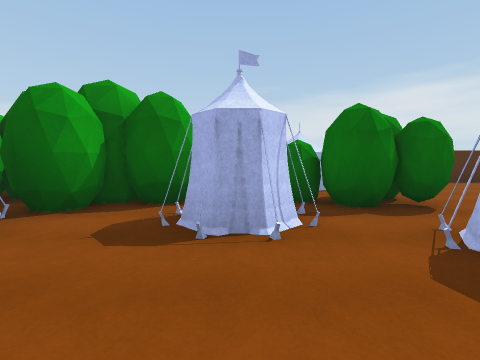
view 1 (above)

20 first-person views from a walk through a Unity game level. The camera is 1.3 m above the floor, tilts 4° down and sees 85° across. The floor is counted in squares, 2 m on a side. Each view is taken from the middle of a square. On the plan, view 1 faces up. The plan holds only what a view shows up to about 9 squares ahead; the rest is blank. The player character is not drawn. Surface patterns are stand-ins for the level's own textures.

view 2
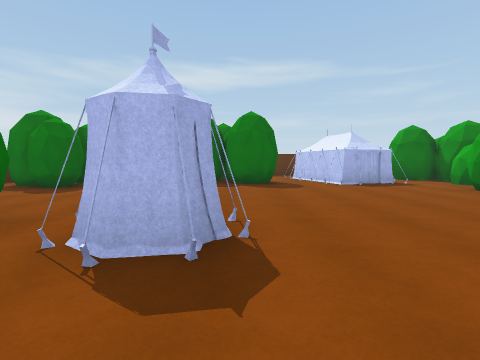

view 3
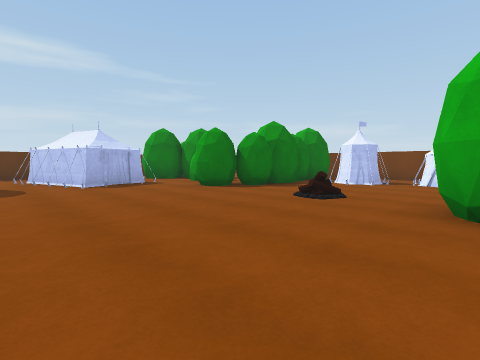

view 4
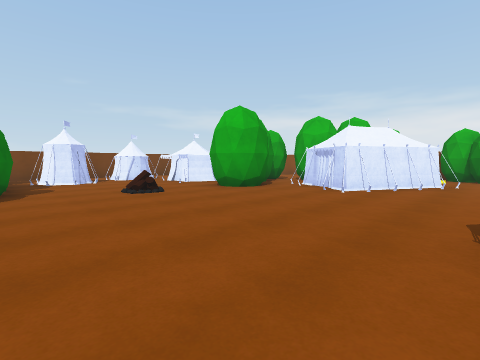

view 5
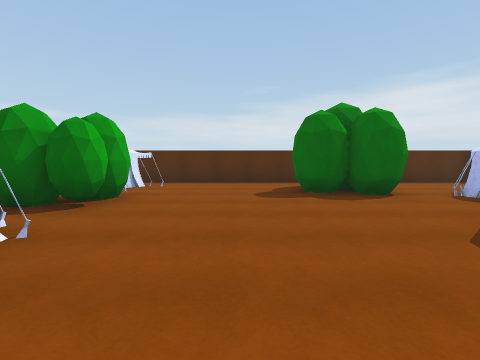

view 6
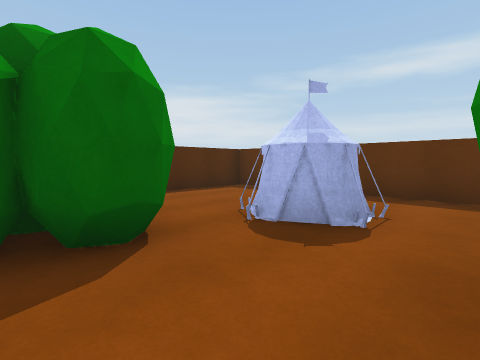

view 7
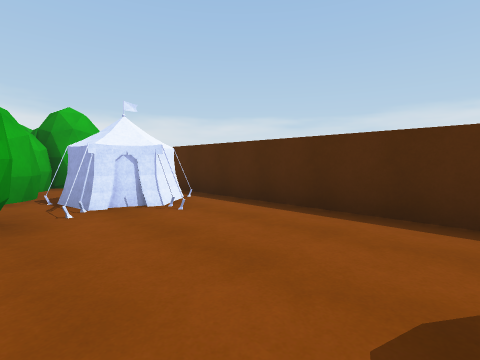

view 8
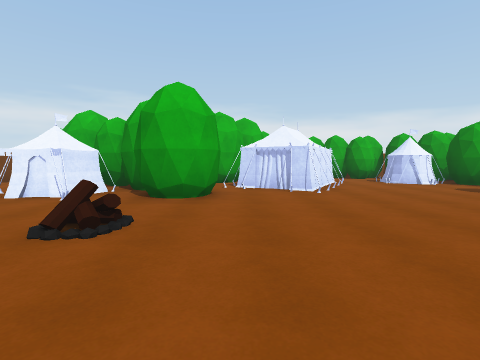

view 9
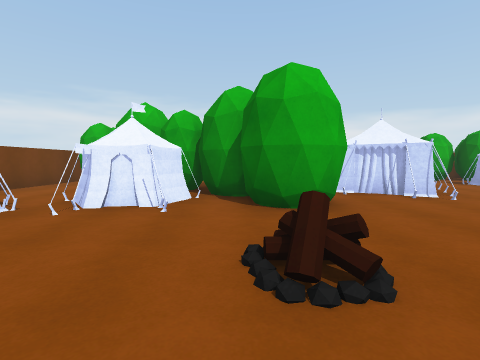

view 10
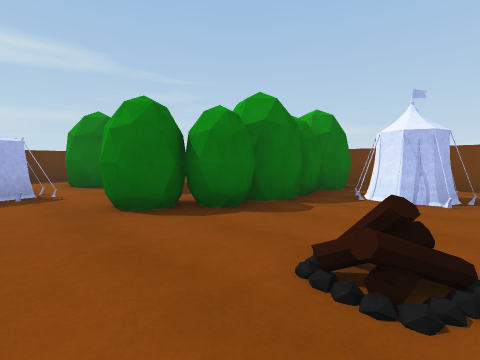

view 11
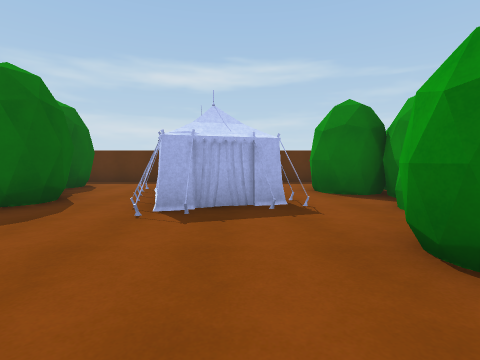

view 12
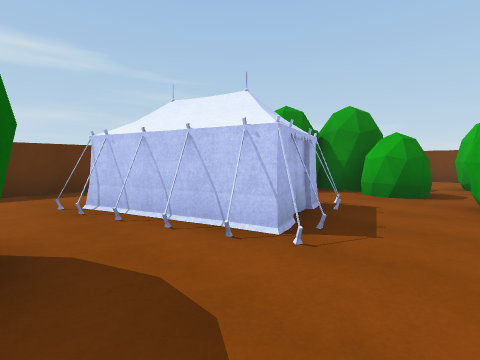

view 13
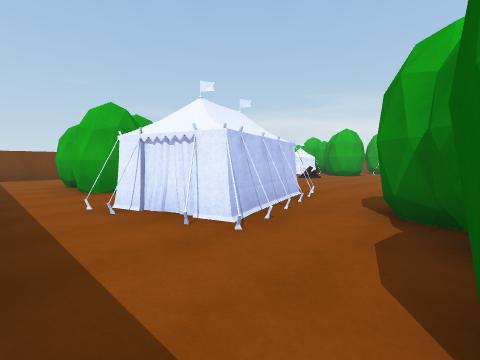

view 14
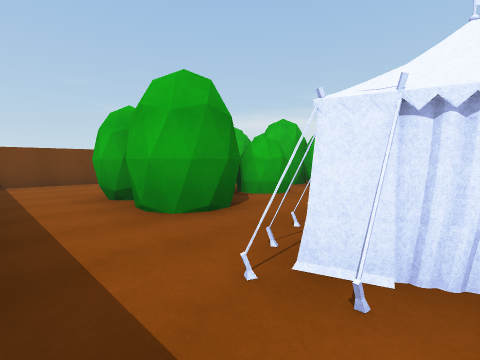

view 15
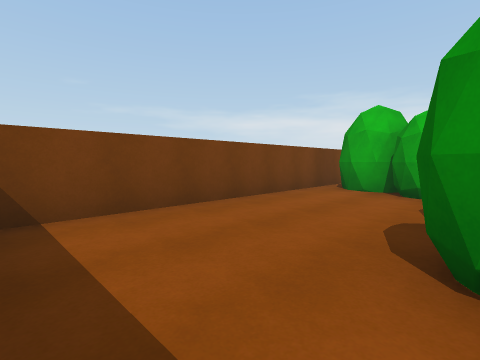

view 16
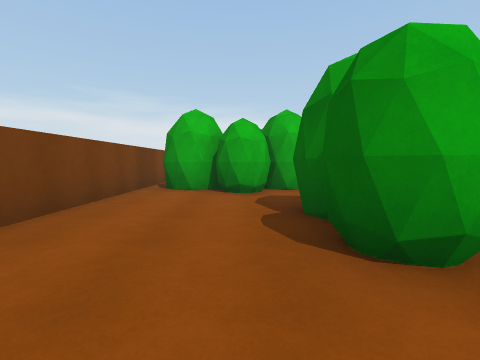

view 17
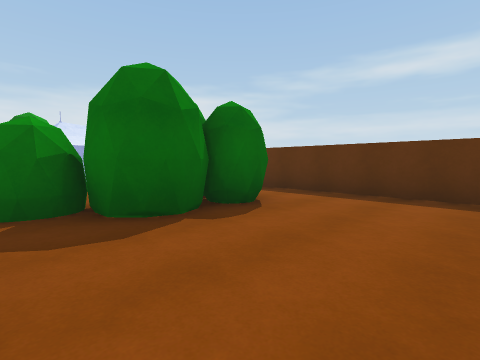

view 18
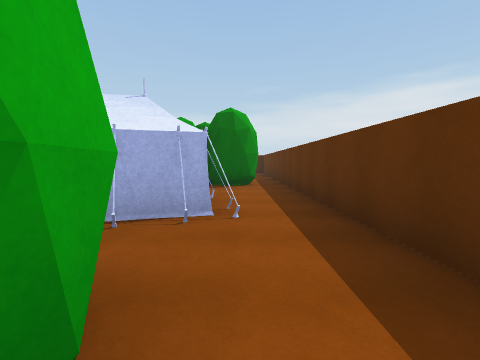

view 19
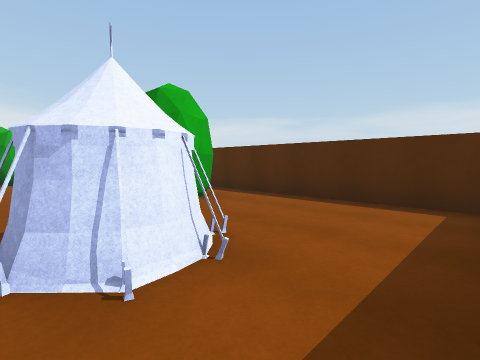

view 20
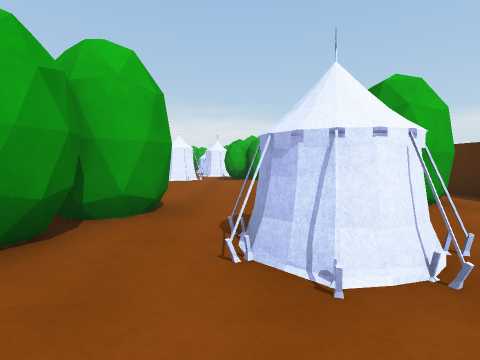

### Floor plan
Key: @ floor where view 1 was taken; # wall or solid block; x gap in a wall; . floor; O other object.
Columns run from 6 left of view 1 to 13 right of it. Each row starts with its distance up from view 1.
  9       ##############
  8        ............#
  7        OOO...OO....
  6     ###OO...OOO....
  5   # ####OO...OO.O..#
  4   #### OOO......O..#
  3  ###..O.......##...#
  2  #OO....OO....####.#
  1 ##......O.....####.#
  0 #..O..@.......#....#
 -1    #OO.........OO..#
 -2     #O.......OO##..#
 -3    #O.........OOOO.#
 -4    ####.......O....#
 -5     ###.O..##..##..#
 -6     ##O....######..#
 -7     #OOO...##.###..#
 -8       OO.OO##......#
 -9    ...OO.O.##......#
-10   #...  ...x.......#
-11   ###   ############

Where each view was taken, in squares from view 1:
view 1: 0 up, 0 right, facing up
view 2: 1 up, 0 right, facing right
view 3: 0 up, 0 right, facing down-right
view 4: 1 up, 5 right, facing down-left
view 5: 0 up, 5 right, facing up
view 6: 3 up, 7 right, facing up-right
view 7: 5 up, 6 right, facing up-left
view 8: 3 down, 5 right, facing left
view 9: 5 down, 4 right, facing left
view 10: 3 down, 2 right, facing down-right
view 11: 3 down, 4 right, facing right
view 12: 0 up, 6 right, facing down-right
view 13: 1 up, 12 right, facing down-left
view 14: 2 down, 12 right, facing down-left
view 15: 7 down, 12 right, facing down-left
view 16: 8 down, 12 right, facing left
view 17: 10 down, 7 right, facing up-right
view 18: 6 down, 11 right, facing up
view 19: 4 up, 12 right, facing up-left
view 20: 4 up, 12 right, facing left
